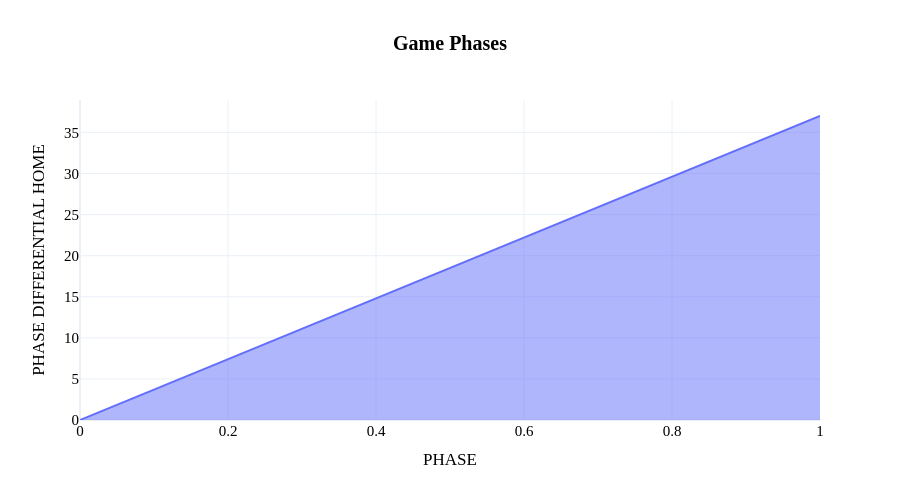

Notebook cell for this chart:
### Code cell
fig_phase = px.area(
  unique_combinations, 
  x="PHASE", 
  y="PHASE DIFFERENTIAL HOME",
  # color="PLAYER_NAME_LAST_FIRST",
  template='plotly_white',
  title="<b>Game Phases</b>", 
  line_shape='spline',
  height=500, 
  width=900,
  )
fig_phase.update_layout(
    showlegend=False,
    title_x=0.5,
    hoverlabel=dict(
        bgcolor="white",
        font_size=16,
        font_family="PT Sans Narrow"
    ),
    yaxis = dict(tickfont = dict(size=15)),
    xaxis = dict(tickfont = dict(size=15)),
    font=dict(
        family="PT Sans Narrow",
        size=14,
        color="Black"
    ),
    title_font_family="PT Sans Narrow"
)
fig_phase

### Figure 1 — Plotly figure (JSON) as saved in the notebook; plotly's stock layout.template omitted (floating-point values rounded to 4 significant figures)
{"data": [{"fillpattern": {"shape": ""}, "hovertemplate": "PHASE=%{x}<br>PHASE DIFFERENTIAL HOME=%{y}<extra></extra>", "legendgroup": "", "line": {"color": "#636efa", "shape": "spline"}, "marker": {"symbol": "circle"}, "mode": "lines", "name": "", "orientation": "v", "showlegend": false, "stackgroup": "1", "type": "scatter", "x": [0, 1], "xaxis": "x", "y": [0, 37], "yaxis": "y"}], "layout": {"font": {"color": "Black", "family": "PT Sans Narrow", "size": 14}, "height": 500, "hoverlabel": {"bgcolor": "white", "font": {"family": "PT Sans Narrow", "size": 16}}, "legend": {"tracegroupgap": 0}, "showlegend": false, "title": {"font": {"family": "PT Sans Narrow"}, "text": "<b>Game Phases</b>", "x": 0.5}, "width": 900, "xaxis": {"anchor": "y", "domain": [0, 1], "tickfont": {"size": 15}, "title": {"text": "PHASE"}}, "yaxis": {"anchor": "x", "domain": [0, 1], "tickfont": {"size": 15}, "title": {"text": "PHASE DIFFERENTIAL HOME"}}}}
